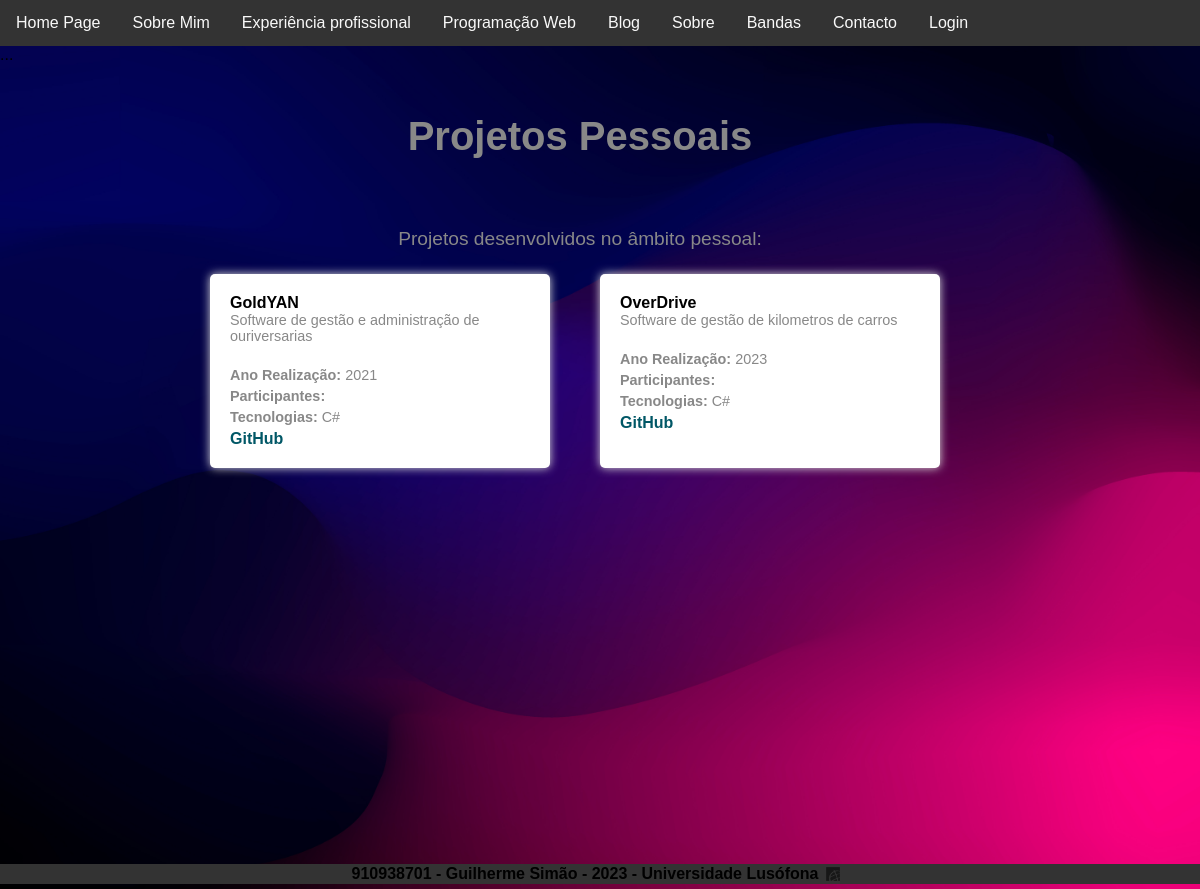
The page /projetospessoais on the database its author committed.
### portfolio/models.py (models this page shows, shortened)
class ProjetoPessoais(models.Model):
    titulo = models.CharField(max_length=80)
    descricao = models.CharField(max_length=500)
    imagem = models.ImageField(upload_to='static/portfolio/images', blank=True)
    anoRealizacao = models.IntegerField()
    participantes = models.ManyToManyField(Pessoa, blank=True)
    linkGitHub = models.CharField(max_length=1000, null=True, blank=True)
    linkYt = models.CharField(max_length=1000, null=True, blank=True)
    tecnologias = models.ManyToManyField(Tecnologia, blank=True)

class Tecnologia(models.Model):
    nome = models.CharField(max_length=80)
    acronimo = models.CharField(max_length=10, blank=True)
    anoCriacao = models.IntegerField()
    criador = models.CharField(max_length=80)
    logotipo = models.ImageField(upload_to='static/portfolio/images')
    link = models.CharField(max_length=1000, null=True, blank=True)
    descricao = models.TextField(max_length=1000)

### portfolio/views.py (the view)
# urls.py: path('projetospessoais', views.projetospessoais_page_view, name='projetospessoais'),
def projetospessoais_page_view(request):
    context = {'projetospessoais': ProjetoPessoais.objects.all()}
    return render(request, 'projetospessoais.html',context)

### portfolio/templates/projetospessoais.html (shortened to what this page needs)
{% extends 'portfolio/layout.html' %}
{% block main %}
<div class="wrapper">
    <h1 class="h1projetos">Projetos Pessoais</h1>
    <p class="projetos">Projetos desenvolvidos no âmbito pessoal:</p>
    <ul class="ulprojetos">
        {% for projeto in projetospessoais %}
        <li class="liprojetos">
            <strong>{{projeto.titulo}}</strong><br>
            <span class="spanprojetos">{{projeto.descricao}}</span><br>
            <span class="spanprojetos"><b>Ano Realização: </b>{{projeto.anoRealizacao}}</span>
            <span class="spanprojetos"><b>Participantes: </b>{% for participante in projeto.participantes.all %}{{participante.nome}}; {% endfor %}</span>
            <span class="spanprojetos"><b>Tecnologias: </b>{% for tecnologia in projeto.tecnologias.all %}{{tecnologia.nome}} {% endfor %}</span>
            {% if projeto.linkGitHub is not None %}
                <a class="aprojetos" href ="{{projeto.linkGitHub |default_if_none:'#'}}">GitHub</a>
            {% endif %}
        </li>
        {% endfor %}
    </ul>
</div>
{% endblock %}

### portfolio/static/css/layout.css (style rules this page uses)
body { background-color: #f5f5f5; font-family: Arial, sans-serif; margin: 0; padding: 0; height: 100%; background: url('../images/project1.jpg') no-repeat center center fixed; -webkit-background-size: cover; -moz-background-size: cover; -o-background-size: cover; background-size: cover; }
.wrapper { display: flex; flex-direction: column; min-height: 100vh; }
.h1projetos { margin-top: 0; color: #888; font-size: 2.5em; text-align: center; padding-top: 50px; margin-right: 40px; padding-bottom: 20px; }
.projetos { color: #888; font-size: 1.2em; line-height: 1.5; margin-bottom: 20px; margin-right: 40px; text-align: center; }
.ulprojetos { list-style: none; padding: 0; margin: 0; display: flex; flex-wrap: wrap; justify-content: center; }
.liprojetos { margin-bottom: 30px; margin-right: 50px; width: 300px; height: auto; box-shadow: 0px 0px 10px #ddd; padding: 20px; text-align: left; background-color: #fff; border-radius: 5px; transition: all 0.3s ease-in-out; }
.spanprojetos { display: block; margin-bottom: 5px; font-size: 0.9em; color: #888; }
.aprojetos { color: #005766; text-decoration: none; font-weight: bold; transition: all 0.3s ease-in-out; }

### rows shown on the page
ProjetoPessoais: titulo "GoldYAN", descricao "Software de gestão e administração de ouriversarias", anoRealizacao "2021"
Tecnologia: nome "C#"
ProjetoPessoais: titulo "OverDrive", descricao "Software de gestão de kilometros de carros", anoRealizacao "2023"
